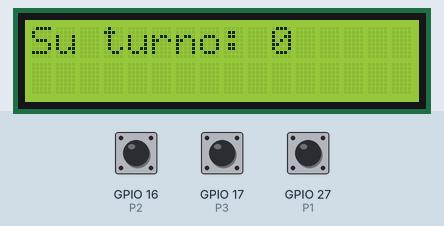
A sketch run on a simulated ESP32. On the bench: 16×2 character LCD. Inputs (shaded band) come from the test bench; at power-on: GPIO 16 (P2) HIGH, GPIO 17 (P3) HIGH, GPIO 27 (P1) HIGH.

Above: at 1.2 s.
1.3 s: GPIO 16 (P2) pulled LOW for 0.15 s
At 2.5 s:
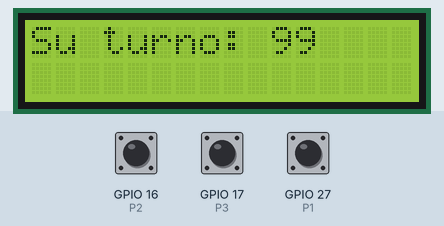
2.9 s: GPIO 16 (P2) pulled LOW for 1 s
Timing chart, 0 to 5.9 s (numbered marks = the images above; inputs shaded):
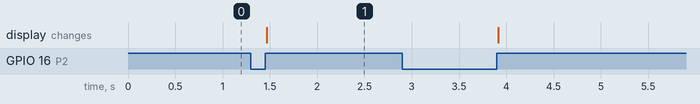

The sketch:

LCD03_turno.ino
```cpp
//------------------------------------------------------------
// Programa: LCD03_turno.ino (ESP32 + BIOS Shield)
// Autor: Gabriel Bravo Eguren T31A
// Descripción: Realiza un programa para controlar el turno
//              de 0 a 99 con tres pulsadores. P1 incrementa turno, P2 lo
//              decrementa y P3 lo pone a cero. Nota: El turno pasa de 99 a 0
//              al incrementar y de 0 a 99 al decrementar.
//------------------------------------------------------------

#include <LiquidCrystal_PCF8574.h>

#define P1 27
#define P2 16
#define P3 17

LiquidCrystal_PCF8574 lcd(0x3F);

int turno = 0;
bool update = true;

bool p1Down = false;
bool p2Down = false;
bool p3Down = false;

void setup()
{
  lcd.begin(16, 2);
  lcd.setBacklight(255);

  pinMode(P1, INPUT_PULLUP);
  pinMode(P2, INPUT_PULLUP);
  pinMode(P3, INPUT_PULLUP);
}

void loop()
{
  if(!digitalRead(P1)) p1Down = true;
  if(!digitalRead(P2)) p2Down = true;
  if(!digitalRead(P3)) p3Down = true;

  if(p1Down && digitalRead(P1))
  {
    turno = turno == 99 ? 0 : turno + 1;
    p1Down = false;
    update = true;
  }

  if(p2Down && digitalRead(P2))
  {
    turno = turno == 0 ? 99 : turno - 1;
    p2Down = false;
    update = true;
  }

  if(p3Down && digitalRead(P3))
  {
    turno = 0;
    update = true;
    p3Down = false;
  }

  if(update)
  {
    lcd.clear();
    lcd.setCursor(0, 0);

    lcd.print("Su turno: " + String(turno));

    update = false;
  }
}
```

Measured:
- after the input at 1.3 s, the display: changes after 0.17 s (image 1)
